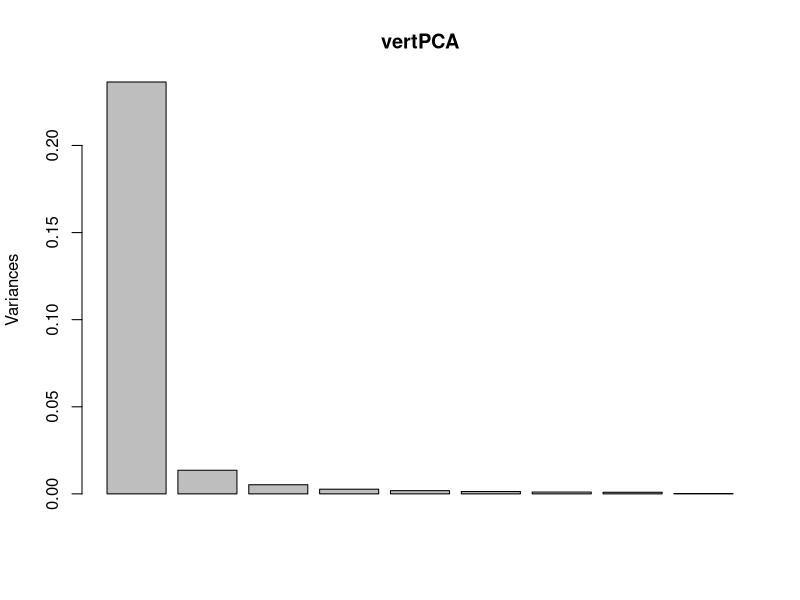
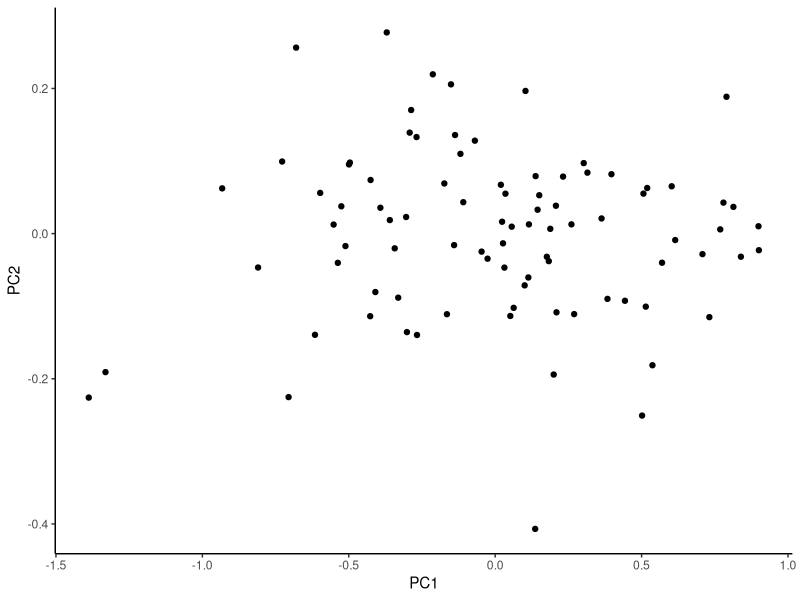
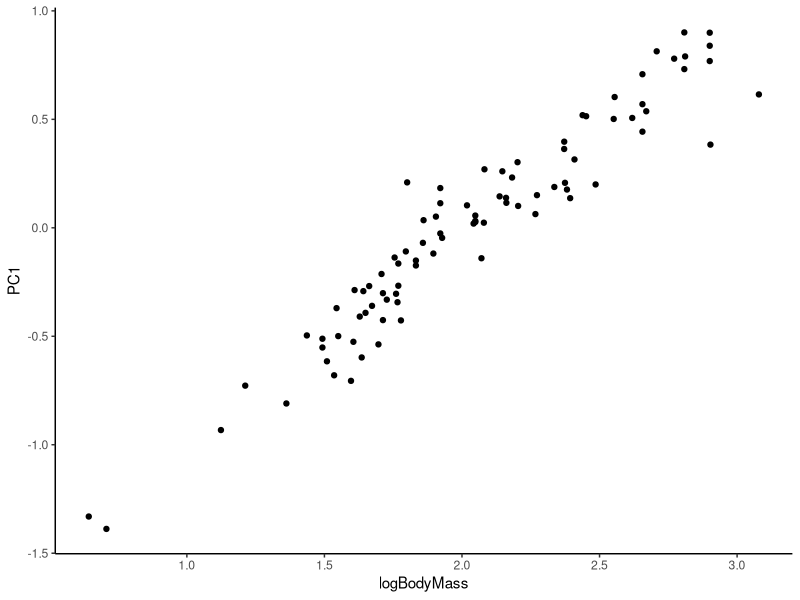
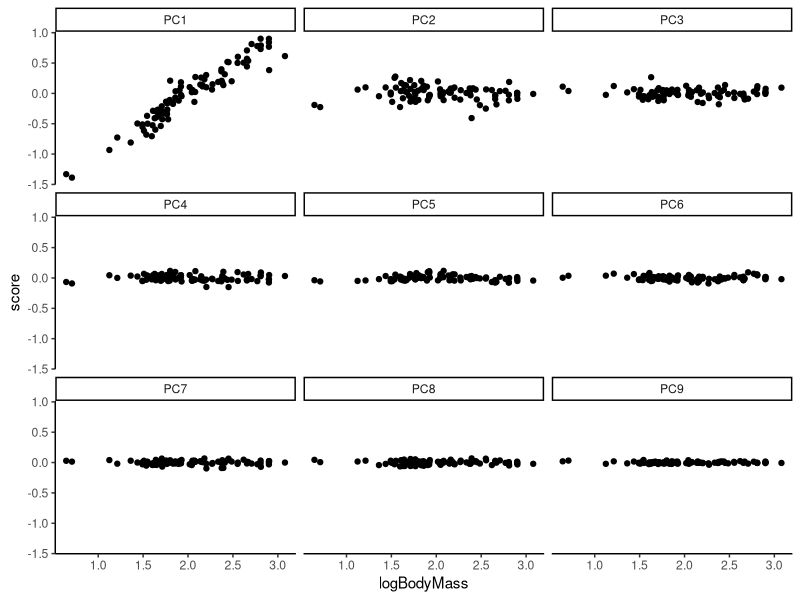
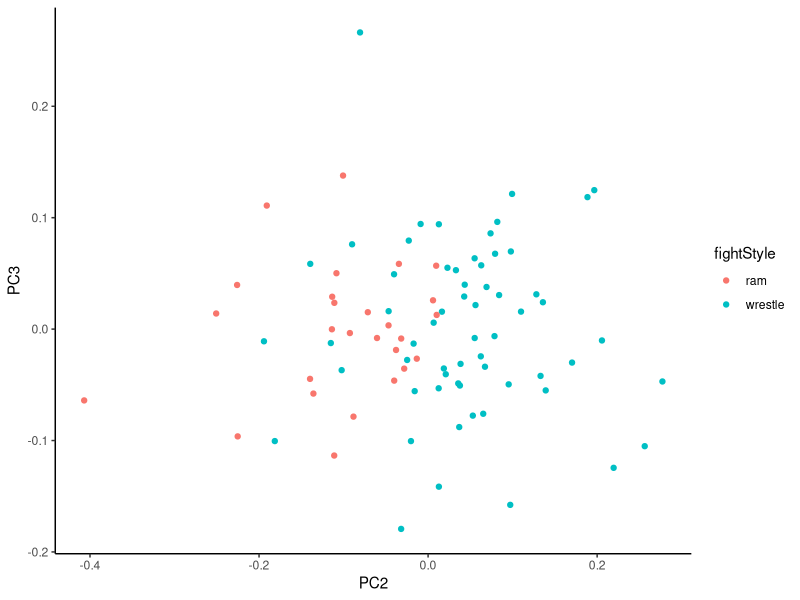
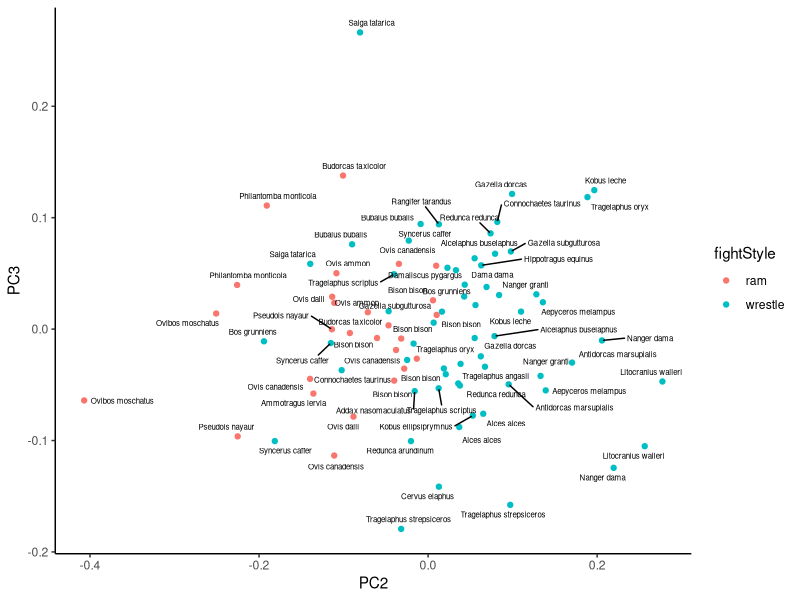
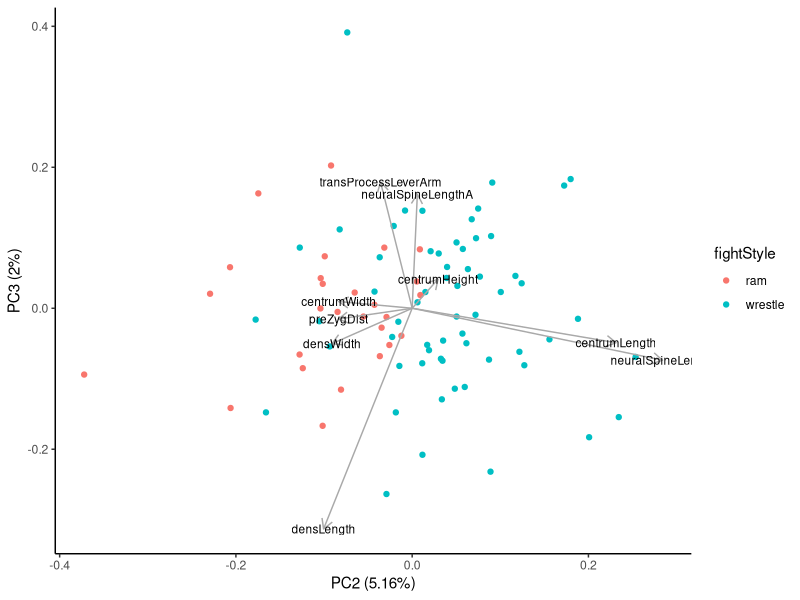
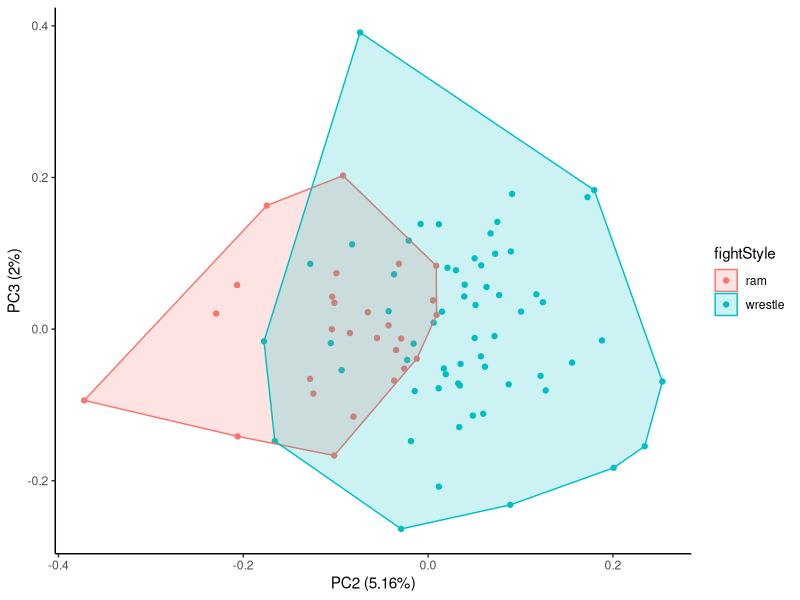

Reproduce these figures in R, in order.
## ---- chunk 1
knitr::opts_chunk$set(echo = TRUE)
## ---- chunk 2
library(tidyverse)
library(ggrepel)
## ---- chunk 3
vertData_tbl <- as_tibble(read.csv("ruminant_vert_morph_data.csv"))

vertData_tbl
## ---- chunk 4
vertData_tbl %>%  # take our vertData_tbl 'and then' do the following:
  select(-X,-type, logBMSS) %>%  #remove columns we don't need for PCA
  filter(!is.na(value)) %>%  #remove NAs -- not necessary, prcomp will handle it, but nice to do
  filter(vertebra == 'C2') %>% #filter the data by row so that we're using just the measurements from the second cervical vertebra (C2)
  mutate(measureName = str_replace_all( #add a new column with full names of measurements for non-morphologists
    measure,
    c("CH" = "centrumHeight", 
      "CL" = "centrumLength", 
      "CW" = "centrumWidth",
      "DL" = "densLength",
      "DW" = "densWidth",
      "NSL" = "neuralSpineLength",
      "NSLA" = "neuralSpineLeverArm",
      "preZD" = "preZygDist",
      "TPLA" = "transProcessLeverArm"
      )
  )) 
## ---- chunk 5
vertData <-
  vertData_tbl %>%  #all the same stuff as above, but now saving it as a new tibble
  select(-X, -type, logBMSS) %>%
  filter(!is.na(value)) %>%
  filter(vertebra == 'C2') %>% #
  mutate(measureName = str_replace_all(measure,
    c(
      "CH" = "centrumHeight",
      "CL" = "centrumLength",
      "CW" = "centrumWidth",
      "DL" = "densLength",
      "DW" = "densWidth",
      "NSL" = "neuralSpineLength",
      "NSLA" = "neuralSpineLeverArm",
      "preZD" = "preZygDist",
      "TPLA" = "transProcessLeverArm"
    )
  )) %>%
  select(catNum, measureName,logValue, sex, spp, logBodyMass = logBMSS, fightStyle) #select columns we want in different order, rename body mass column

vertData #view the new tibble
## ---- chunk 6
vertData %>% 
  distinct(measureName)

vertData %>% 
  distinct(spp)

vertData %>% 
  distinct(catNum)
## ---- chunk 7
wideData <- vertData %>% 
  spread(key = measureName, value = logValue) #now each specimen has its own row with 9 vertebral measurements

wideData
## ---- chunk 8
vertPCA <- prcomp(wideData[,6:14])
## ---- chunk 9
summary(vertPCA)
## ---- chunk 10
screeplot(vertPCA)
## ---- chunk 11
vertPCA$rotation # this is the matrix of variable loadings (eigenvectors)

vertPCA$x #this gives the PC scores for each specimen on each component (centered data multipled by the rotation matrix) (row numbers correspond to the initial data rows)

vertPCA$sdev #standard deviations of each PC, aka square roots of eigenvalues
## ---- chunk 12
vertPCscores <- vertPCA$x %>% 
  as_tibble() %>% #convert PC scores (vertPCA$x) to tibble
  add_column(catNum = wideData$catNum) %>%  #add catalog numbers from df used for PCA (unique identifiers)
  right_join(wideData, by = 'catNum') %>% #rejoin the PC scores to wideData tibble
  select(catNum:fightStyle, PC1:PC9) #select name, sex, fighting style columns and PC scores

vertPCscores
## ---- chunk 13
 vertPCscores %>%   
  ggplot(aes(x = PC1, y = PC2)) +
  geom_point() +
  theme_classic()
## ---- chunk 14
vertPCscores %>%   
  ggplot(aes(x = logBodyMass, y = PC1)) +
  geom_point() +
  theme_classic()
## ---- chunk 15
vertPCscores %>% 
  gather(PC1:PC9, key = 'PC', value = "score") %>% #this is the opposite of spread; make a wide dataframe narrow
  ggplot(aes(logBodyMass, score)) +
  geom_point() +
  facet_wrap(vars(PC)) + #add a facet for each PC we want to look at
  theme_classic()
## ---- chunk 16
vertPCscores %>%   
  ggplot(aes(x = PC2, y = PC3)) +
  geom_point(aes(colour = fightStyle)) +
  theme_classic()
## ---- chunk 17
vertPCscores %>%   
  ggplot(aes(x = PC2, y = PC3)) +
  geom_point(aes(colour = fightStyle)) +
  theme_classic() +
  geom_text_repel(aes(label = spp), size = 2)#the labels are messy but at this stage they can help you ID outliers, examine trends, etc
## ---- chunk 18
library(ggfortify)
## ---- chunk 19
autoplot(
  vertPCA, #use the PCA object
  data = wideData, #and the dataframe we made the PCA object from
  col = "fightStyle", #color by fighting style
  x = 2, #choose which PCs we want to plot on which axes -- the default will be PC1 vs PC2
  y = 3,
  loadings = TRUE, #add variable loadings and label them, adjust colors and sizes for best visual
  loadings.label = TRUE,
  loadings.colour = "darkgray",
  loadings.label.colour = "black",
  loadings.label.size = 3
) +
  theme_classic() # I just really prefer the classic theme for visual simplicity
## ---- chunk 20
autoplot(
  vertPCA, #use the PCA object
  data = wideData, #and the dataframe we made the PCA object from
  col = "fightStyle", #color by fighting style
  x = 2, #choose which PCs we want to plot on which axes -- the default will be PC1 vs PC2
  y = 3,
  frame = TRUE,
  frame.type = "convex"
) +
  theme_classic()
